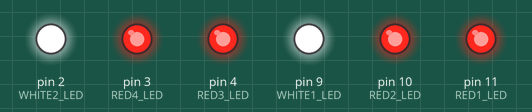
Bench run of a sketch on a simulated Arduino Uno, built with avr-gcc and run on an emulated ATmega328P. Shown: output pins drawn as LEDs (lit = HIGH).

Above: at 0.1 s.
Timing chart, 0 to 40.0 s (numbered marks = the images above):
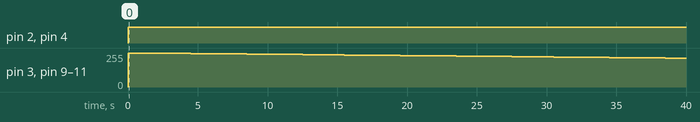

Measured:
- by itself, pin 2 (WHITE2_LED), pin 4 (RED3_LED): LOW → HIGH at 0.01 s
- by itself, pin 3 (RED4_LED), pin 9 (WHITE1_LED): 0/255 → 255/255 at 0.01 s, → 254/255 1.5 s later, → 253/255 1.0 s later, → 252/255 1.0 s later, … (40 changes in this stretch)
- by itself, pin 10 (RED2_LED), pin 11 (RED1_LED): 0/255 → 255/255 at 0.00 s, → 254/255 1.5 s later, → 253/255 1.0 s later, → 252/255 1.0 s later, … (40 changes in this stretch)

The sketch:

rearlights.ino
```cpp
#define RED1_LED 11
#define RED2_LED 10
#define WHITE1_LED 9
#define RED3_LED 4
#define RED4_LED 3
#define WHITE2_LED 2

int brightness = 255;

int r1Bright = 0;
int r2Bright = 0;
int w1Bright = 0;
int r3Bright = 0;
int r4Bright = 0;
int w2Bright = 0;

int fadeSpeed = 1000;

void setup() {
  // put your setup code here, to run once:
pinMode(RED1_LED, OUTPUT);
pinMode(RED2_LED, OUTPUT);
pinMode(WHITE1_LED, OUTPUT);
pinMode(RED3_LED, OUTPUT);
pinMode(RED4_LED, OUTPUT);
pinMode(WHITE2_LED, OUTPUT);

TurnOn();
delay(500);
TurnOff();
}

void TurnOn() {
  for (int i = 0; i < 256; i++) {
    analogWrite(RED1_LED, r1Bright);
    r1Bright += 1;
//    delay(fadeSpeed);
    }

  for (int i = 0; i < 256; i++) {
    analogWrite(RED2_LED, r2Bright);
    r2Bright += 1;
//    delay(fadeSpeed);
    }

  for (int i = 0; i < 256; i++) {
    analogWrite(WHITE1_LED, w1Bright);
    w1Bright += 1;
//    delay(fadeSpeed);
    }

  for (int i = 0; i < 256; i++) {
    analogWrite(RED3_LED, r3Bright);
    r3Bright += 1;
//    delay(fadeSpeed);
    }

  for (int i = 0; i < 256; i++) {
    analogWrite(RED4_LED, r4Bright);
    r4Bright += 1;
//    delay(fadeSpeed);
    }

  for (int i = 0; i < 256; i++) {
    analogWrite(WHITE2_LED, w2Bright);
    w2Bright += 1;
//    delay(fadeSpeed);
    }
  }

void TurnOff() {
  for (int i = 0; i < 256; i++) {
    analogWrite(RED1_LED, brightness);
    analogWrite(RED2_LED, brightness);
    analogWrite(WHITE1_LED, brightness);
    analogWrite(RED3_LED, brightness);
    analogWrite(RED4_LED, brightness);
    analogWrite(WHITE2_LED, brightness);
    brightness -= 1;
    delay(fadeSpeed);
    }
  }

void loop() {
  // put your main code here, to run repeatedly:

}
```
